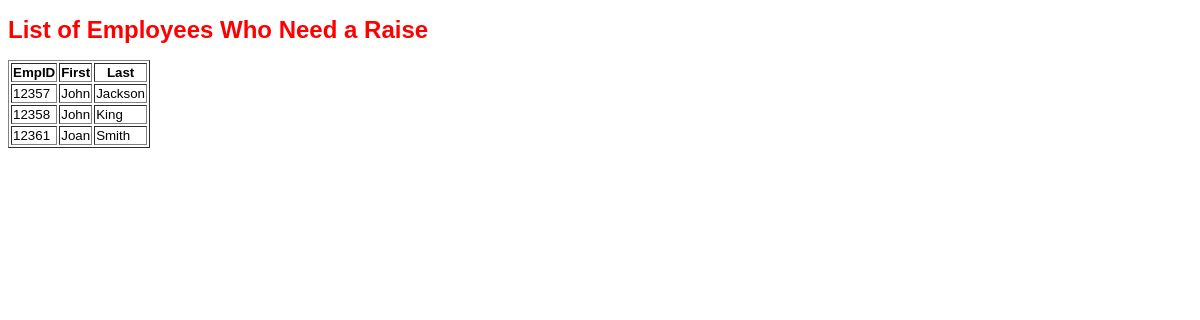
/raises.php, run on the app's committed database.
### tables this page shows
CREATE TABLE personnel (
  empID int NOT NULL,
  firstName varchar(64) NOT NULL,
  lastName varchar(64) NOT NULL,
  jobTitle varchar(64) NOT NULL,
  hourlyWage float NOT NULL,
  PRIMARY KEY (empID),
  UNIQUE KEY empID (empID)
 );

### raises.php (the view, shortened to what this page needs)
<!DOCTYPE html>
<html>
<head>
	<link rel ="stylesheet" type="text/css" href="sample.css">
</head>
<body>
<?php
$connect = mysqli_connect(SERVER, USER, PW, DB);
$userQuery = "SELECT empID, firstName, lastName";
$userQuery .= " FROM personnel";
$userQuery .= " WHERE hourlyWage < 10.00";
$result = mysqli_query($connect, $userQuery);
if (mysqli_num_rows($result) == 0) {
	print("No records found with query $userQuery");
}
else {
	echo "<h1>List of Employees Who Need a Raise</h1>";
	echo "<table border=\"1\" width=\"2em\">";
	echo "<tr><th>EmpID</th><th>First</th><th>Last</th></tr>";
	while($row = mysqli_fetch_assoc($result)) {
		echo ("<tr><td>" . $row['empID'] . "</td><td>" . $row['firstName'] . "</td><td>" . $row['lastName'] . "</td></tr>");
	}
	echo "</table>";
}
?>
</body>
</html>

### sample.css (style rules this page uses)
body { background: white }
h1 { font-family: Arial, Helvetica, Sans-serif; font-size:18pt; color:red; font-weight:bold; }
table { font-family: Arial, Helvetica, Sans-serif; font-size:10pt; color:black; }

### data on the page
personnel: empID "12357", firstName "John", lastName "Jackson"
personnel: empID "12358", firstName "John", lastName "King"
personnel: empID "12361", firstName "Joan", lastName "Smith"
